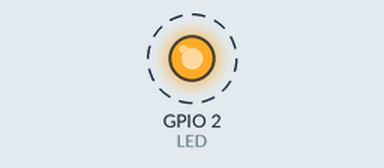
Simulated run of this sketch. Board: ESP32. On the bench: output pins drawn as LEDs (lit = HIGH). Dashed ring = blinking. What the sketch prints to the serial monitor is not drawn.

Above: at 0.2 s.
Timing chart, 0 to 3.0 s (numbered marks = the images above):
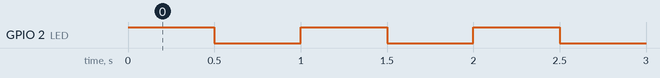

The sketch:

06_Contador.ino
```cpp
#define numeroDeContadores 8

struct contador {
    byte entrada;
    byte salida;
    byte habilitar;
    int cuentaActual;
    int cuentaMaxima;
    byte reset;
    byte aux1;
    byte aux2;
} C[numeroDeContadores];
void actualizarContador (byte);

int LED = 2;
byte estado = 0;

void setup() {
  pinMode(LED, OUTPUT);
  C[0].cuentaMaxima = 8;
  Serial.begin(115200);
}

void loop() {

  estado = !estado;
  digitalWrite(LED, estado);
  delay(500);

  C[0].habilitar =  1; // Señal para habilitar el funcionamiento del contador
  C[0].entrada = estado; // Se describe aqui la señal que contine los pulsos de entrada
  actualizarContador(0);
  Serial.printf("\nCuentaActual %d Salida %d", C[0].cuentaActual, C[0].salida);
  // Cuando llegue a la cuenta final se activa la salida del contador
  // La señal de reset reinicia la cuenta
  // La señal de habilitar permite que el contador funcione
}


void actualizarContador (byte numeroContador) {

    if (!C[numeroContador].habilitar) {
        C[numeroContador].salida = 0;
        C[numeroContador].cuentaActual = 0;
    } else {
        C[numeroContador].aux2 = C[numeroContador].aux1 & !C[numeroContador].entrada;

        if (C[numeroContador].aux2) {
            //if (C[numeroContador].cuentaActual < C[numeroContador].cuentaMaxima){
              C[numeroContador].cuentaActual++;
            //}
        }
    }

    if (C[numeroContador].reset) {
        C[numeroContador].cuentaActual = 0;
    }
    if (C[numeroContador].cuentaActual >= C[numeroContador].cuentaMaxima ) {
        C[numeroContador].salida = 1;
    } else {
        C[numeroContador].salida = 0;
    }

    C[numeroContador].aux1 = C[numeroContador].entrada;
    C[numeroContador].reset = 0;
}
```

Measured:
- by itself, GPIO 2 (LED): alternates HIGH for 0.50 s and LOW for 0.50 s
